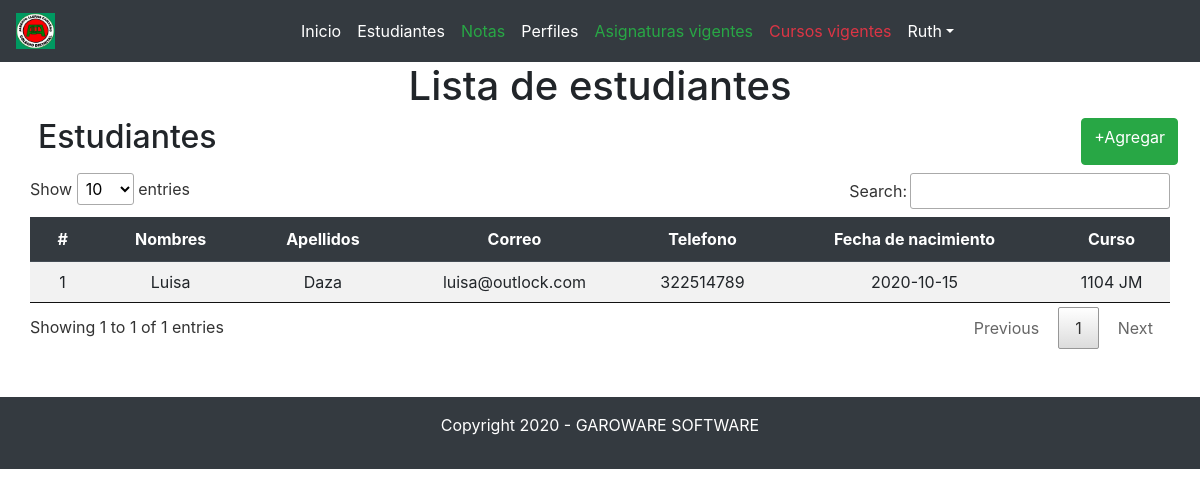
Page /?controller=student (signed in) on the committed database.
### tables this page shows
CREATE TABLE `estudiantes` (
  `ID_ESTUDIANTE` int(11) NOT NULL,
  `NOMBRES` varchar(80) NOT NULL,
  `APELLIDOS` varchar(80) NOT NULL,
  `CORREO` varchar(100) NOT NULL,
  `TELEFONO` varchar(50) DEFAULT NULL,
  `FECHA_NACIMIENTO` date NOT NULL,
  `ID_CURSO` int(11) NOT NULL
);

CREATE TABLE `cursos` (
  `ID_CURSO` int(11) NOT NULL,
  `CURSO` varchar(20) NOT NULL
);

### Controllers/StudentController.php (called while the page is built, shortened)
<?php
require 'Models/Student.php';
class StudentController
{
	private $model;
	public function __construct()
	{
		$this->model = new Student;
	}
	public function index()
	{
		require 'Views/Layout.php';
		$students = $this->model->getAll();
		require 'Views/Students/list.php';
		require 'Views/Footer.php';
	}
}

### Models/Student.php (called while the page is built, shortened)
<?php
class Student
{
	private $pdo;
	public function __construct()
	{
		try {
			$this->pdo = new Conexion;
		} catch (PDOException $e) {
			die($e->getMessage());
		}
	}
	public function getAll()
	{
		try {
			$strSql = "SELECT e.*, c.CURSO as curso FROM estudiantes e
			INNER JOIN cursos c on c.ID_CURSO = e.ID_CURSO";
			$query = $this->pdo->select($strSql);
			return $query;
		} catch (PDOException $e) {
			die($e->getMessage());
		}
	}
}

### Providers/Conexion.php (called while the page is built, shortened)
<?php
class Conexion extends PDO
{
	public function select($strSql, $arrayData = array(), $fectchMode = PDO::FETCH_OBJ)
	{
    	try {
    		$query = $this->prepare($strSql);
    		if (!$query->execute()) {
    			echo "La consulta no se realizo";
    		}else{
    			return $query->fetchAll($fectchMode);
    		}
    	} catch (PDOException $e) {
    		die($e->getMessage());
    	}
	}
}

### Views/Students/list.php (the view, shortened to what this page needs)
<main class="caontainer">
	<section class="col-md-12 text-center">
		<h1>Lista de estudiantes</h1>
		<div class="col-md-12 m-2 d-flex justify-content-between">
			<h2>Estudiantes</h2>
			<a href="?controller=student&method=new" class="btn btn-success">+Agregar</a>
		</div>
		<section class="col-md-12">
			<table class="table table-hover table-striped table-borderless" id="myTable">
				<thead class="thead-dark">
					<tr>
						<th scope="col">#</th>
						<th scope="col">Nombres</th>
						<th scope="col">Apellidos</th>
						<th scope="col">Correo</th>
						<th scope="col">Telefono</th>
						<th scope="col">Fecha de nacimiento</th>
						<th scope="col">Curso</th>
					</tr>
				</thead>
				<tbody>
					<?php foreach ($students as $student) { ?>
						<tr>
							<td><?php echo $student->ID_ESTUDIANTE ?></td>
							<td><?php echo $student->NOMBRES ?></td>
							<td><?php echo $student->APELLIDOS ?></td>
							<td><?php echo $student->CORREO ?></td>
							<td><?php echo $student->TELEFONO ?></td>
							<td><?php echo $student->FECHA_NACIMIENTO ?></td>
							<td><?php echo $student->curso ?></td>
						</tr>
					<?php } ?>
				</tbody>
			</table>
		</section>
	</section>
</main>

### rows in the picture
estudiantes: ID_ESTUDIANTE "1", NOMBRES "Luisa", APELLIDOS "Daza", CORREO "luisa@outlock.com", TELEFONO "322514789", FECHA_NACIMIENTO "2020-10-15", ID_CURSO.CURSO "1104 JM"

### other values in the picture
$_SESSION['user']->NOMBRES "Ruth"
